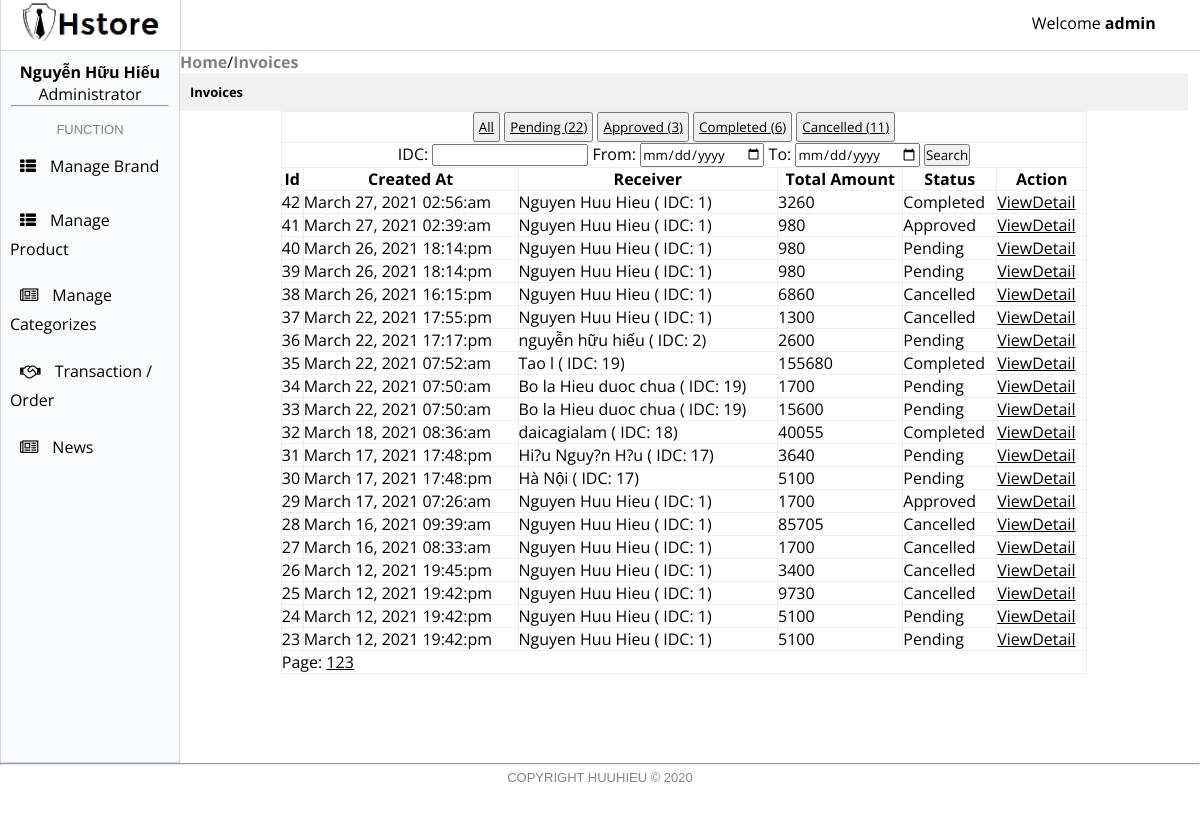
/admin/index.php?modules=invoices&action=manage (signed in), run on the app's committed database.
### tables this page shows
CREATE TABLE `invoices` (
  `id` int(11) NOT NULL,
  `create_at` timestamp NULL DEFAULT NULL,
  `total_amounts` float NOT NULL,
  `receiver` varchar(100) NOT NULL,
  `phone` varchar(20) NOT NULL,
  `address` varchar(255) NOT NULL,
  `status` tinyint(1) NOT NULL,
  `id_customer` int(11) NOT NULL,
  `id_admin` int(11) DEFAULT NULL,
  `note` varchar(100) DEFAULT NULL
);

### admin/modules/invoices/manage.php (the view, shortened to what this page needs)
<?php
require_once 'template/header.php';
$sql = "SELECT * FROM invoices";
$filter = "";
if (!isset($_GET['page'])) {
	$present_page = 1;
}else{
	$present_page = $_GET['page'];
}
$num1 = mysqli_num_rows(mysqli_query($connection,"SELECT * FROM invoices WHERE status = 1"));
$num2 = mysqli_num_rows(mysqli_query($connection,"SELECT * FROM invoices WHERE status = 2"));
$num3 = mysqli_num_rows(mysqli_query($connection,"SELECT * FROM invoices WHERE status = 3"));
$num4 = mysqli_num_rows(mysqli_query($connection,"SELECT * FROM invoices WHERE status = 0"));
$query = mysqli_query($connection,$sql);
$totalInvoices = mysqli_num_rows($query);
$limit = 20;
$totalPage = ceil($totalInvoices/$limit);
$skip = ($present_page - 1)*$limit;
if (isset($_GET['btn']) || isset($_GET['from'])) {
	$from = $_GET['from'];
	$to = $_GET['to'];
	if (empty($from) || empty($to)) {
		echo 'Error ! You must fill all the field';
	}else{
		if ($_GET['filter'] == "") {
			$sql = $sql. " WHERE create_at BETWEEN '". $from . "' AND '". $to . "' ORDER BY id DESC LIMIT $limit OFFSET $skip";
		}else{
			$sql = $sql. " AND create_at BETWEEN '". $from . "' AND '". $to . "' ORDER BY id DESC LIMIT $limit OFFSET $skip";
		}
	}
}else{
	$sql = $sql. " ORDER BY id DESC LIMIT $limit OFFSET $skip";
}
$query = mysqli_query($connection,$sql);
?>
<a class="nav"href="?modules=common&action=home">Home</a>/<a class="nav" href="?modules=invoices&action=manage">Invoices</a>
<div class="invoices">
	<h4>Invoices</h4>
	<table>
		<tr>
			<td colspan="6" id="filter">
				<button name="btn"><a href="?modules=invoices&action=manage&filter= ">All</a></button>
				<button name="btn"><a href="?modules=invoices&action=manage&filter=1">Pending (<?php echo $num1?>)</a></button>
				<button name="btn"><a href="?modules=invoices&action=manage&filter=2">Approved (<?php echo $num2?>)</a></button>
				<button name="btn"><a href="?modules=invoices&action=manage&filter=3">Completed (<?php echo $num3?>)</a></button>
				<button name="btn"><a href="?modules=invoices&action=manage&filter=0">Cancelled (<?php echo $num4?>)</a></button>
			</td>
		</tr>
		<tr>
			<td colspan="6" >
				<form action="" method="GET">
					<center>
						<?php
						if (isset($_GET['from']) && isset($_GET['to'])) {
							$from = $_GET['from'];
							$to = $_GET['to'];
						}else{
							$from = $to = "";
						}
						?>
						IDC: <input type="number" name="idc">
						From: <input type="date" name="from" value="<?php echo $from ?>" required> To: <input type="date" name="to" value="<?php echo $to ?>" required>
						<input type="submit" name="btn" value="Search">
					</center>
				</form>
			</td>
		</tr>
		<tr>
			<th>Id</th>
			<th>Created At</th>
			<th>Receiver</th>
			<th>Total Amount</th>
			<th>Status</th>
			<th>Action</th>
		</tr>
		<?php if (mysqli_num_rows($query)): ?>
			<?php foreach ($query as $value): ?>
			<tr>
				<td><?php echo $value['id']; ?></td>
				<td><?php echo date("F j, Y H:i:a", strtotime($value['create_at']));?></td>
				<td><?php echo $value['receiver']; ?> ( IDC: <?php echo $value['id_customer']; ?>)</td>
				<td><?php echo $value['total_amounts']; ?></td>
				<td><?php switch ($value['status']) {
					case 0:
						echo 'Cancelled';
						break;
					case 1:
						echo 'Pending';
						break;
					case 2:
						echo 'Approved';
						break;
					case 3:
						echo 'Completed';
						break;
				} ?></td>
				<td><a href="?modules=invoices&action=viewDetail&id=<?php echo $value['id'] ?>">ViewDetail</a></td>
			</tr>
		<?php endforeach ?>
		<?php endif ?>
		<tr>
			<td colspan="6">
				Page:
				<?php
				if (isset($_GET['from']) && isset($_GET['to'])) {
					$from = $_GET['from'];
					$to = $_GET['to'];
				}else{
					$from = $to = "";
				}
				for ($i=1; $i <= $totalPage ; $i++) {
					if (isset($_GET['from']) && isset($_GET['to'])) {
						echo "<a href='?modules=invoices&action=manage&filter=$filter&page=$i&from=$from&to=$to'>".$i."</a>";
					}else{
						echo "<a href='?modules=invoices&action=manage&filter=$filter&page=$i'>".$i."</a>";							}
					} ?>
				</td>
			</tr>
		</table>
	</div>
	<?php
	require_once 'template/footer.php';
	?>

### admin/template/header.php (style rules this page uses)
* { margin: 0; padding: 0; font-family: 'Open Sans', sans-serif; }
a { width: 100%; text-decoration: none; color: black; }

### admin/modules/invoices/manage.php (style rules this page uses)
a.nav { color: gray; font-weight: bold; }
.invoices { width: 100%; height: 100%; }
table { padding: 10px; }
table { width: 80%; margin: auto; }
table,th,tr,td { border: 1px solid #eee; border-collapse: collapse; }
table tr td a { text-decoration: underline; }
#filter { text-align: center; margin: auto; }
#filter button { padding: 4px; }
h4 { text-align: left; font-size: 13px; box-sizing: border-box; width: 100%; padding: 10px; background: #f1f1f1; }

### data on the page
invoices: id "42", create_at "March 27, 2021 02:56:am", receiver "Nguyen Huu Hieu", id_customer "1", total_amounts "3260", status "Completed"
invoices: id "41", create_at "March 27, 2021 02:39:am", receiver "Nguyen Huu Hieu", id_customer "1", total_amounts "980", status "Approved"
invoices: id "40", create_at "March 26, 2021 18:14:pm", receiver "Nguyen Huu Hieu", id_customer "1", total_amounts "980", status "Pending"
invoices: id "39", create_at "March 26, 2021 18:14:pm", receiver "Nguyen Huu Hieu", id_customer "1", total_amounts "980", status "Pending"
invoices: id "38", create_at "March 26, 2021 16:15:pm", receiver "Nguyen Huu Hieu", id_customer "1", total_amounts "6860", status "Cancelled"
invoices: id "37", create_at "March 22, 2021 17:55:pm", receiver "Nguyen Huu Hieu", id_customer "1", total_amounts "1300", status "Cancelled"
invoices: id "36", create_at "March 22, 2021 17:17:pm", receiver "nguyễn hữu hiếu", id_customer "2", total_amounts "2600", status "Pending"
invoices: id "35", create_at "March 22, 2021 07:52:am", receiver "Tao l", id_customer "19", total_amounts "155680", status "Completed"
invoices: id "34", create_at "March 22, 2021 07:50:am", receiver "Bo la Hieu duoc chua", id_customer "19", total_amounts "1700", status "Pending"
invoices: id "33", create_at "March 22, 2021 07:50:am", receiver "Bo la Hieu duoc chua", id_customer "19", total_amounts "15600", status "Pending"
invoices: id "32", create_at "March 18, 2021 08:36:am", receiver "daicagialam", id_customer "18", total_amounts "40055", status "Completed"
invoices: id "31", create_at "March 17, 2021 17:48:pm", receiver "Hi?u Nguy?n H?u", id_customer "17", total_amounts "3640", status "Pending"
invoices: id "30", create_at "March 17, 2021 17:48:pm", receiver "Hà Nội", id_customer "17", total_amounts "5100", status "Pending"
invoices: id "29", create_at "March 17, 2021 07:26:am", receiver "Nguyen Huu Hieu", id_customer "1", total_amounts "1700", status "Approved"
invoices: id "28", create_at "March 16, 2021 09:39:am", receiver "Nguyen Huu Hieu", id_customer "1", total_amounts "85705", status "Cancelled"
invoices: id "27", create_at "March 16, 2021 08:33:am", receiver "Nguyen Huu Hieu", id_customer "1", total_amounts "1700", status "Cancelled"
invoices: id "26", create_at "March 12, 2021 19:45:pm", receiver "Nguyen Huu Hieu", id_customer "1", total_amounts "3400", status "Cancelled"
invoices: id "25", create_at "March 12, 2021 19:42:pm", receiver "Nguyen Huu Hieu", id_customer "1", total_amounts "9730", status "Cancelled"
invoices: id "24", create_at "March 12, 2021 19:42:pm", receiver "Nguyen Huu Hieu", id_customer "1", total_amounts "5100", status "Pending"
invoices: id "23", create_at "March 12, 2021 19:42:pm", receiver "Nguyen Huu Hieu", id_customer "1", total_amounts "5100", status "Pending"

### other printed values
$_SESSION['admin']['username'] "admin"
$_SESSION['admin']['name'] "Nguyễn Hữu Hiếu"
$num1 "22"
$num2 "3"
$num3 "6"
$num4 "11"
